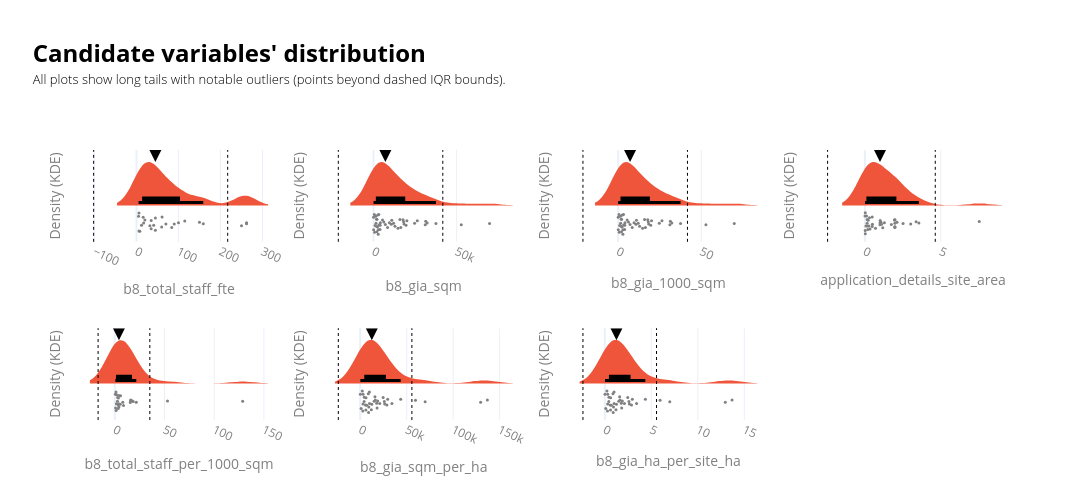

Here is the notebook cell this chart was saved with:
### Code cell
cols_to_show = ['id', 'lpa_name'] + value_cols
df0 = data_ldn_exstg.copy()

n = len(value_cols)
ncols = 4
nrows = math.ceil(n / ncols)
fig = make_subplots(rows=nrows, cols=ncols, horizontal_spacing=0.05,vertical_spacing=0.32)
# _________________________________________________________________
# Violin plots
# _________________________________________________________________
for idx, value_col in enumerate(value_cols):
    r = idx // ncols + 1
    c = idx % ncols + 1
    df = df0.dropna(subset=[value_col]).copy()
    if df.empty:
        continue

    subset_customdata = df[cols_to_show].to_numpy()
    hovertemplate = "<br>".join([f"{col}: %{{customdata[{i}]}}" for i, col in enumerate(cols_to_show)])
    median_value = df[value_col].median()

    # # IQR bounds. Using the IQR, the outlier data points are the ones falling below Q1–1.5 IQR or above Q3 + 1.5 IQR: https://careerfoundry.com/en/blog/data-analytics/how-to-find-outliers/
    q1x, q3x = df[value_col].quantile([0.25, 0.75])
    iqrx = q3x - q1x
    low_x, high_x = q1x - 1.5 * iqrx, q3x + 1.5 * iqrx
    iqr_bounds = [low_x, high_x]

    # Auto bandwidth based on numeric range
    vmin, vmax = df[value_col].min(), df[value_col].max()
    rng = vmax - vmin
    if pd.isna(rng) or rng == 0:
        bw_bottom, bw_top = 1, 3
    else:
        bw_bottom = max(rng * 0.03, rng * 0.005)
        bw_top = max(rng * 0.10, rng * 0.02)

    fig.add_trace(go.Violin(
        x=df[value_col],orientation='h', side='positive', width=2, bandwidth=bw_top,line=dict(width=0),
        points="all",jitter=0.3, pointpos=-0.4, marker=dict(color='grey', size=3, opacity=1),
        box_visible=True, box_fillcolor='black', box_line=dict(color='black', width=3), box_width=0.2,
        fillcolor=base_color, showlegend=False, customdata=subset_customdata, hovertemplate=hovertemplate,
    ), row=r, col=c)
# _________________________________________________________________
# Helper elements
# _________________________________________________________________
    # IQR bounds
    for i, b in enumerate(iqr_bounds):
        fig.add_vline(x=b, line_width=1, line_dash="dot", line_color="black", row=r, col=c, showlegend=False)
        # invisible point just for hover
        fig.add_trace(go.Scatter(x=[b], y=[0],mode="markers", marker=dict(opacity=0),hovertemplate=f"IQR bound: {b:,.2f}<extra></extra>",showlegend=False,), row=r, col=c)

    # Median arrow
    fig.add_trace(go.Scatter(x=[median_value], mode='markers', marker=dict(symbol='arrow-down', color='black', size=12), showlegend=False,  hovertemplate="<br>".join([f"Median: {median_value}"])), row=r, col=c)
    
    # Style subplot axes
    fig.update_yaxes(showticklabels=False, title="Density (KDE)", ticks="", showgrid=False, zeroline=False, row=r, col=c)
    fig.update_xaxes(title_text=value_col, row=r, col=c)
    fig.update_xaxes(tickangle=25, tickfont=dict(color=labels_colour), title_font=dict(color=labels_colour))
    fig.update_yaxes(tickfont=dict(color=labels_colour), title_font=dict(color=labels_colour))

fig.update_layout(violinmode='overlay', width=1400, height=250 * nrows, template='plotly_white',
    title=dict(
        text=(
            f"<br><span style='font-size:24px; font-weight:bold; color:{notes_colour}; display:block; margin-bottom:2px;'>"
            "Candidate variables' distribution"
            "</span><br>"
            f"<span style='font-size:13px; font-weight:300; color:{notes_colour}; display:block; margin-bottom:0px;'>"
            "All plots show long tails with notable outliers (points beyond dashed IQR bounds)."
            "</span><br>"
        ),
        x=0.03, xanchor="left", y=0.92, yanchor="top",
    ),
    margin=dict(t=150),
)
fig.show()

### Figure 1 — Plotly figure (JSON) as saved in the notebook; plotly's stock layout.template omitted (floating-point values rounded to 4 significant figures; data arrays with more than 128 entries replaced by an {"elided": "..."} marker saying what was removed)
{"data": [{"bandwidth": 25.7, "box": {"fillcolor": "black", "line": {"color": "black", "width": 3}, "visible": true, "width": 0.2}, "customdata": {"elided": "26x9 mixed values"}, "fillcolor": "#EF553B", "hovertemplate": "id: %{customdata[0]}<br>lpa_name: %{customdata[1]}<br>b8_total_staff_fte: %{customdata[2]}<br>b8_gia_sqm: %{customdata[3]}<br>b8_gia_1000_sqm: %{customdata[4]}<br>application_details_site_area: %{customdata[5]}<br>b8_total_staff_per_1000_sqm: %{customdata[6]}<br>b8_gia_sqm_per_ha: %{customdata[7]}<br>b8_gia_ha_per_site_ha: %{customdata[8]}", "jitter": 0.3, "line": {"width": 0}, "marker": {"color": "grey", "opacity": 1, "size": 3}, "orientation": "h", "pointpos": -0.4, "points": "all", "showlegend": false, "side": "positive", "type": "violin", "width": 2, "x": [262.0, 35.0, 16.0, 159.0, 100.0, 84.0, 6.0, 90.0, 60.0, 45.0, 115.0, 70.0, 262.0, 45.0, 250.0, 8.0, 12.0, 41.0, 61.0, 6.0, 17.0, 5.0, 35.0, 20.0, 32.0, 150.0], "xaxis": "x", "yaxis": "y"}, {"hovertemplate": "IQR bound: -101.88<extra></extra>", "marker": {"opacity": 0}, "mode": "markers", "showlegend": false, "type": "scatter", "x": [-101.9], "xaxis": "x", "y": [0], "yaxis": "y"}, {"hovertemplate": "IQR bound: 217.12<extra></extra>", "marker": {"opacity": 0}, "mode": "markers", "showlegend": false, "type": "scatter", "x": [217.1], "xaxis": "x", "y": [0], "yaxis": "y"}, {"hovertemplate": "Median: 45.0", "marker": {"color": "black", "size": 12, "symbol": "arrow-down"}, "mode": "markers", "showlegend": false, "type": "scatter", "x": [45], "xaxis": "x", "yaxis": "y"}, {"bandwidth": 6980.0, "box": {"fillcolor": "black", "line": {"color": "black", "width": 3}, "visible": true, "width": 0.2}, "customdata": {"elided": "45x9 mixed values"}, "fillcolor": "#EF553B", "hovertemplate": "id: %{customdata[0]}<br>lpa_name: %{customdata[1]}<br>b8_total_staff_fte: %{customdata[2]}<br>b8_gia_sqm: %{customdata[3]}<br>b8_gia_1000_sqm: %{customdata[4]}<br>application_details_site_area: %{customdata[5]}<br>b8_total_staff_per_1000_sqm: %{customdata[6]}<br>b8_gia_sqm_per_ha: %{customdata[7]}<br>b8_gia_ha_per_site_ha: %{customdata[8]}", "jitter": 0.3, "line": {"width": 0}, "marker": {"color": "grey", "opacity": 1, "size": 3}, "orientation": "h", "pointpos": -0.4, "points": "all", "showlegend": false, "side": "positive", "type": "violin", "width": 2, "x": [8450.0, 2400.0, 16410.0, 3900.0, 1895.0, 12080.0, 18120.0, 5400.0, 1517.0, 6200.0, 37550.0, 4000.0, 18350.0, 2500.0, 69830.0, 7150.0, 10710.0, 26340.0, 11000.0, 2900.0, 20080.0, 1320.0, 2037.0, 690.0, 2850.0, 31120.0, 2041.0, 15890.0, 12900.0, 24.0, 14730.0, 3282.0, 4104.0, 490.0, 3198.0, 31410.0, 9553.0, 925.9, 1850.0, 24720.0, 32300.0, 19580.0, 17790.0, 52800.0, 90.0], "xaxis": "x2", "yaxis": "y2"}, {"hovertemplate": "IQR bound: -21,174.00<extra></extra>", "marker": {"opacity": 0}, "mode": "markers", "showlegend": false, "type": "scatter", "x": [-21174], "xaxis": "x2", "y": [0], "yaxis": "y2"}, {"hovertemplate": "IQR bound: 41,690.00<extra></extra>", "marker": {"opacity": 0}, "mode": "markers", "showlegend": false, "type": "scatter", "x": [41690], "xaxis": "x2", "y": [0], "yaxis": "y2"}, {"hovertemplate": "Median: 7150.0", "marker": {"color": "black", "size": 12, "symbol": "arrow-down"}, "mode": "markers", "showlegend": false, "type": "scatter", "x": [7150], "xaxis": "x2", "yaxis": "y2"}, {"bandwidth": 6.98, "box": {"fillcolor": "black", "line": {"color": "black", "width": 3}, "visible": true, "width": 0.2}, "customdata": {"elided": "45x9 mixed values"}, "fillcolor": "#EF553B", "hovertemplate": "id: %{customdata[0]}<br>lpa_name: %{customdata[1]}<br>b8_total_staff_fte: %{customdata[2]}<br>b8_gia_sqm: %{customdata[3]}<br>b8_gia_1000_sqm: %{customdata[4]}<br>application_details_site_area: %{customdata[5]}<br>b8_total_staff_per_1000_sqm: %{customdata[6]}<br>b8_gia_sqm_per_ha: %{customdata[7]}<br>b8_gia_ha_per_site_ha: %{customdata[8]}", "jitter": 0.3, "line": {"width": 0}, "marker": {"color": "grey", "opacity": 1, "size": 3}, "orientation": "h", "pointpos": -0.4, "points": "all", "showlegend": false, "side": "positive", "type": "violin", "width": 2, "x": [8.45, 2.4, 16.41, 3.9, 1.895, 12.08, 18.12, 5.4, 1.517, 6.2, 37.55, 4.0, 18.35, 2.5, 69.83, 7.15, 10.71, 26.34, 11.0, 2.9, 20.08, 1.32, 2.037, 0.69, 2.85, 31.12, 2.041, 15.89, 12.9, 0.024, 14.73, 3.282, 4.104, 0.49, 3.198, 31.41, 9.553, 0.9259, 1.85, 24.72, 32.3, 19.58, 17.79, 52.8, 0.09], "xaxis": "x3", "yaxis": "y3"}, {"hovertemplate": "IQR bound: -21.17<extra></extra>", "marker": {"opacity": 0}, "mode": "markers", "showlegend": false, "type": "scatter", "x": [-21.17], "xaxis": "x3", "y": [0], "yaxis": "y3"}, {"hovertemplate": "IQR bound: 41.69<extra></extra>", "marker": {"opacity": 0}, "mode": "markers", "showlegend": false, "type": "scatter", "x": [41.69], "xaxis": "x3", "y": [0], "yaxis": "y3"}, {"hovertemplate": "Median: 7.15", "marker": {"color": "black", "size": 12, "symbol": "arrow-down"}, "mode": "markers", "showlegend": false, "type": "scatter", "x": [7.15], "xaxis": "x3", "yaxis": "y3"}, {"bandwidth": 0.7531, "box": {"fillcolor": "black", "line": {"color": "black", "width": 3}, "visible": true, "width": 0.2}, "customdata": {"elided": "39x9 mixed values"}, "fillcolor": "#EF553B", "hovertemplate": "id: %{customdata[0]}<br>lpa_name: %{customdata[1]}<br>b8_total_staff_fte: %{customdata[2]}<br>b8_gia_sqm: %{customdata[3]}<br>b8_gia_1000_sqm: %{customdata[4]}<br>application_details_site_area: %{customdata[5]}<br>b8_total_staff_per_1000_sqm: %{customdata[6]}<br>b8_gia_sqm_per_ha: %{customdata[7]}<br>b8_gia_ha_per_site_ha: %{customdata[8]}", "jitter": 0.3, "line": {"width": 0}, "marker": {"color": "grey", "opacity": 1, "size": 3}, "orientation": "h", "pointpos": -0.4, "points": "all", "showlegend": false, "side": "positive", "type": "violin", "width": 2, "x": [0.194, 0.481, 1.949, 1.01, 1.0, 0.27, 2.12, 1.98, 1.0, 2.518, 0.34, 1.749, 3.02, 3.56, 1.287, 0.7, 0.4812, 0.028, 0.303, 0.022, 1.181, 1.06, 0.217, 0.154, 0.4983, 1.1, 0.03, 0.1128, 0.17, 1.98, 3.377, 0.149, 0.0714, 1.98, 1.98, 1.98, 1.98, 7.54, 0.009], "xaxis": "x4", "yaxis": "y4"}, {"hovertemplate": "IQR bound: -2.46<extra></extra>", "marker": {"opacity": 0}, "mode": "markers", "showlegend": false, "type": "scatter", "x": [-2.456], "xaxis": "x4", "y": [0], "yaxis": "y4"}, {"hovertemplate": "IQR bound: 4.64<extra></extra>", "marker": {"opacity": 0}, "mode": "markers", "showlegend": false, "type": "scatter", "x": [4.642], "xaxis": "x4", "y": [0], "yaxis": "y4"}, {"hovertemplate": "Median: 1.0", "marker": {"color": "black", "size": 12, "symbol": "arrow-down"}, "mode": "markers", "showlegend": false, "type": "scatter", "x": [1], "xaxis": "x4", "yaxis": "y4"}, {"bandwidth": 12.81, "box": {"fillcolor": "black", "line": {"color": "black", "width": 3}, "visible": true, "width": 0.2}, "customdata": {"elided": "26x9 mixed values"}, "fillcolor": "#EF553B", "hovertemplate": "id: %{customdata[0]}<br>lpa_name: %{customdata[1]}<br>b8_total_staff_fte: %{customdata[2]}<br>b8_gia_sqm: %{customdata[3]}<br>b8_gia_1000_sqm: %{customdata[4]}<br>application_details_site_area: %{customdata[5]}<br>b8_total_staff_per_1000_sqm: %{customdata[6]}<br>b8_gia_sqm_per_ha: %{customdata[7]}<br>b8_gia_ha_per_site_ha: %{customdata[8]}", "jitter": 0.3, "line": {"width": 0}, "marker": {"color": "grey", "opacity": 1, "size": 3}, "orientation": "h", "pointpos": -0.4, "points": "all", "showlegend": false, "side": "positive", "type": "violin", "width": 2, "x": [15.96, 18.47, 1.325, 8.777, 2.663, 1.203, 0.5602, 3.416, 5.455, 15.52, 5.727, 53.03, 128.6, 15.79, 8.034, 3.92, 0.755, 3.178, 4.142, 1.828, 4.142, 1.563, 3.664, 21.6, 17.3, 2.841], "xaxis": "x5", "yaxis": "y5"}, {"hovertemplate": "IQR bound: -16.81<extra></extra>", "marker": {"opacity": 0}, "mode": "markers", "showlegend": false, "type": "scatter", "x": [-16.81], "xaxis": "x5", "y": [0], "yaxis": "y5"}, {"hovertemplate": "IQR bound: 35.24<extra></extra>", "marker": {"opacity": 0}, "mode": "markers", "showlegend": false, "type": "scatter", "x": [35.24], "xaxis": "x5", "y": [0], "yaxis": "y5"}, {"hovertemplate": "Median: 4.142176104120331", "marker": {"color": "black", "size": 12, "symbol": "arrow-down"}, "mode": "markers", "showlegend": false, "type": "scatter", "x": [4.142], "xaxis": "x5", "yaxis": "y5"}, {"bandwidth": 13660.0, "box": {"fillcolor": "black", "line": {"color": "black", "width": 3}, "visible": true, "width": 0.2}, "customdata": {"elided": "37x9 mixed values"}, "fillcolor": "#EF553B", "hovertemplate": "id: %{customdata[0]}<br>lpa_name: %{customdata[1]}<br>b8_total_staff_fte: %{customdata[2]}<br>b8_gia_sqm: %{customdata[3]}<br>b8_gia_1000_sqm: %{customdata[4]}<br>application_details_site_area: %{customdata[5]}<br>b8_total_staff_per_1000_sqm: %{customdata[6]}<br>b8_gia_sqm_per_ha: %{customdata[7]}<br>b8_gia_ha_per_site_ha: %{customdata[8]}", "jitter": 0.3, "line": {"width": 0}, "marker": {"color": "grey", "opacity": 1, "size": 3}, "orientation": "h", "pointpos": -0.4, "points": "all", "showlegend": false, "side": "positive", "type": "violin", "width": 2, "x": [43560.0, 34120.0, 972.3, 11960.0, 18120.0, 5619.0, 17710.0, 9270.0, 69830.0, 21030.0, 6123.0, 8724.0, 3090.0, 2253.0, 28690.0, 4232.0, 24640.0, 129500.0, 26350.0, 14990.0, 59450.0, 155.8, 29550.0, 2984.0, 136800.0, 4344.0, 18810.0, 15860.0, 2829.0, 6214.0, 25910.0, 12490.0, 16310.0, 9890.0, 8985.0, 7002.0, 10000.0], "xaxis": "x6", "yaxis": "y6"}, {"hovertemplate": "IQR bound: -23,556.80<extra></extra>", "marker": {"opacity": 0}, "mode": "markers", "showlegend": false, "type": "scatter", "x": [-23560.0], "xaxis": "x6", "y": [0], "yaxis": "y6"}, {"hovertemplate": "IQR bound: 55,590.66<extra></extra>", "marker": {"opacity": 0}, "mode": "markers", "showlegend": false, "type": "scatter", "x": [55590.0], "xaxis": "x6", "y": [0], "yaxis": "y6"}, {"hovertemplate": "Median: 12486.848484848484", "marker": {"color": "black", "size": 12, "symbol": "arrow-down"}, "mode": "markers", "showlegend": false, "type": "scatter", "x": [12490.0], "xaxis": "x6", "yaxis": "y6"}, {"bandwidth": 1.366, "box": {"fillcolor": "black", "line": {"color": "black", "width": 3}, "visible": true, "width": 0.2}, "customdata": {"elided": "37x9 mixed values"}, "fillcolor": "#EF553B", "hovertemplate": "id: %{customdata[0]}<br>lpa_name: %{customdata[1]}<br>b8_total_staff_fte: %{customdata[2]}<br>b8_gia_sqm: %{customdata[3]}<br>b8_gia_1000_sqm: %{customdata[4]}<br>application_details_site_area: %{customdata[5]}<br>b8_total_staff_per_1000_sqm: %{customdata[6]}<br>b8_gia_sqm_per_ha: %{customdata[7]}<br>b8_gia_ha_per_site_ha: %{customdata[8]}", "jitter": 0.3, "line": {"width": 0}, "marker": {"color": "grey", "opacity": 1, "size": 3}, "orientation": "h", "pointpos": -0.4, "points": "all", "showlegend": false, "side": "positive", "type": "violin", "width": 2, "x": [4.356, 3.412, 0.09723, 1.196, 1.812, 0.5619, 1.771, 0.927, 6.983, 2.103, 0.6123, 0.8724, 0.309, 0.2253, 2.869, 0.4232, 2.464, 12.95, 2.635, 1.499, 5.945, 0.01558, 2.955, 0.2984, 13.68, 0.4344, 1.881, 1.586, 0.2829, 0.6214, 2.591, 1.249, 1.631, 0.989, 0.8985, 0.7002, 1.0], "xaxis": "x7", "yaxis": "y7"}, {"hovertemplate": "IQR bound: -2.36<extra></extra>", "marker": {"opacity": 0}, "mode": "markers", "showlegend": false, "type": "scatter", "x": [-2.356], "xaxis": "x7", "y": [0], "yaxis": "y7"}, {"hovertemplate": "IQR bound: 5.56<extra></extra>", "marker": {"opacity": 0}, "mode": "markers", "showlegend": false, "type": "scatter", "x": [5.559], "xaxis": "x7", "y": [0], "yaxis": "y7"}, {"hovertemplate": "Median: 1.2486848484848485", "marker": {"color": "black", "size": 12, "symbol": "arrow-down"}, "mode": "markers", "showlegend": false, "type": "scatter", "x": [1.249], "xaxis": "x7", "yaxis": "y7"}], "layout": {"height": 500, "margin": {"t": 150}, "shapes": [{"line": {"color": "black", "dash": "dot", "width": 1}, "showlegend": false, "type": "line", "x0": -101.9, "x1": -101.9, "xref": "x", "y0": 0, "y1": 1, "yref": "y domain"}, {"line": {"color": "black", "dash": "dot", "width": 1}, "showlegend": false, "type": "line", "x0": 217.1, "x1": 217.1, "xref": "x", "y0": 0, "y1": 1, "yref": "y domain"}, {"line": {"color": "black", "dash": "dot", "width": 1}, "showlegend": false, "type": "line", "x0": -21174, "x1": -21174, "xref": "x2", "y0": 0, "y1": 1, "yref": "y2 domain"}, {"line": {"color": "black", "dash": "dot", "width": 1}, "showlegend": false, "type": "line", "x0": 41690, "x1": 41690, "xref": "x2", "y0": 0, "y1": 1, "yref": "y2 domain"}, {"line": {"color": "black", "dash": "dot", "width": 1}, "showlegend": false, "type": "line", "x0": -21.17, "x1": -21.17, "xref": "x3", "y0": 0, "y1": 1, "yref": "y3 domain"}, {"line": {"color": "black", "dash": "dot", "width": 1}, "showlegend": false, "type": "line", "x0": 41.69, "x1": 41.69, "xref": "x3", "y0": 0, "y1": 1, "yref": "y3 domain"}, {"line": {"color": "black", "dash": "dot", "width": 1}, "showlegend": false, "type": "line", "x0": -2.456, "x1": -2.456, "xref": "x4", "y0": 0, "y1": 1, "yref": "y4 domain"}, {"line": {"color": "black", "dash": "dot", "width": 1}, "showlegend": false, "type": "line", "x0": 4.642, "x1": 4.642, "xref": "x4", "y0": 0, "y1": 1, "yref": "y4 domain"}, {"line": {"color": "black", "dash": "dot", "width": 1}, "showlegend": false, "type": "line", "x0": -16.81, "x1": -16.81, "xref": "x5", "y0": 0, "y1": 1, "yref": "y5 domain"}, {"line": {"color": "black", "dash": "dot", "width": 1}, "showlegend": false, "type": "line", "x0": 35.24, "x1": 35.24, "xref": "x5", "y0": 0, "y1": 1, "yref": "y5 domain"}, {"line": {"color": "black", "dash": "dot", "width": 1}, "showlegend": false, "type": "line", "x0": -23560.0, "x1": -23560.0, "xref": "x6", "y0": 0, "y1": 1, "yref": "y6 domain"}, {"line": {"color": "black", "dash": "dot", "width": 1}, "showlegend": false, "type": "line", "x0": 55590.0, "x1": 55590.0, "xref": "x6", "y0": 0, "y1": 1, "yref": "y6 domain"}, {"line": {"color": "black", "dash": "dot", "width": 1}, "showlegend": false, "type": "line", "x0": -2.356, "x1": -2.356, "xref": "x7", "y0": 0, "y1": 1, "yref": "y7 domain"}, {"line": {"color": "black", "dash": "dot", "width": 1}, "showlegend": false, "type": "line", "x0": 5.559, "x1": 5.559, "xref": "x7", "y0": 0, "y1": 1, "yref": "y7 domain"}], "title": {"text": "<br><span style='font-size:24px; font-weight:bold; color:black; display:block; margin-bottom:2px;'>Candidate variables' distribution</span><br><span style='font-size:13px; font-weight:300; color:black; display:block; margin-bottom:0px;'>All plots show long tails with notable outliers (points beyond dashed IQR bounds).</span><br>", "x": 0.03, "xanchor": "left", "y": 0.92, "yanchor": "top"}, "violinmode": "overlay", "width": 1400, "xaxis": {"anchor": "y", "domain": [0, 0.2125], "tickangle": 25, "tickfont": {"color": "grey"}, "title": {"font": {"color": "grey"}, "text": "b8_total_staff_fte"}}, "xaxis2": {"anchor": "y2", "domain": [0.2625, 0.475], "tickangle": 25, "tickfont": {"color": "grey"}, "title": {"font": {"color": "grey"}, "text": "b8_gia_sqm"}}, "xaxis3": {"anchor": "y3", "domain": [0.525, 0.7375], "tickangle": 25, "tickfont": {"color": "grey"}, "title": {"font": {"color": "grey"}, "text": "b8_gia_1000_sqm"}}, "xaxis4": {"anchor": "y4", "domain": [0.7875, 1], "tickangle": 25, "tickfont": {"color": "grey"}, "title": {"font": {"color": "grey"}, "text": "application_details_site_area"}}, "xaxis5": {"anchor": "y5", "domain": [0, 0.2125], "tickangle": 25, "tickfont": {"color": "grey"}, "title": {"font": {"color": "grey"}, "text": "b8_total_staff_per_1000_sqm"}}, "xaxis6": {"anchor": "y6", "domain": [0.2625, 0.475], "tickangle": 25, "tickfont": {"color": "grey"}, "title": {"font": {"color": "grey"}, "text": "b8_gia_sqm_per_ha"}}, "xaxis7": {"anchor": "y7", "domain": [0.525, 0.7375], "tickangle": 25, "tickfont": {"color": "grey"}, "title": {"font": {"color": "grey"}, "text": "b8_gia_ha_per_site_ha"}}, "xaxis8": {"anchor": "y8", "domain": [0.7875, 1], "tickangle": 25, "tickfont": {"color": "grey"}, "title": {"font": {"color": "grey"}}}, "yaxis": {"anchor": "x", "domain": [0.66, 1.0], "showgrid": false, "showticklabels": false, "tickfont": {"color": "grey"}, "ticks": "", "title": {"font": {"color": "grey"}, "text": "Density (KDE)"}, "zeroline": false}, "yaxis2": {"anchor": "x2", "domain": [0.66, 1.0], "showgrid": false, "showticklabels": false, "tickfont": {"color": "grey"}, "ticks": "", "title": {"font": {"color": "grey"}, "text": "Density (KDE)"}, "zeroline": false}, "yaxis3": {"anchor": "x3", "domain": [0.66, 1.0], "showgrid": false, "showticklabels": false, "tickfont": {"color": "grey"}, "ticks": "", "title": {"font": {"color": "grey"}, "text": "Density (KDE)"}, "zeroline": false}, "yaxis4": {"anchor": "x4", "domain": [0.66, 1.0], "showgrid": false, "showticklabels": false, "tickfont": {"color": "grey"}, "ticks": "", "title": {"font": {"color": "grey"}, "text": "Density (KDE)"}, "zeroline": false}, "yaxis5": {"anchor": "x5", "domain": [0, 0.34], "showgrid": false, "showticklabels": false, "tickfont": {"color": "grey"}, "ticks": "", "title": {"font": {"color": "grey"}, "text": "Density (KDE)"}, "zeroline": false}, "yaxis6": {"anchor": "x6", "domain": [0, 0.34], "showgrid": false, "showticklabels": false, "tickfont": {"color": "grey"}, "ticks": "", "title": {"font": {"color": "grey"}, "text": "Density (KDE)"}, "zeroline": false}, "yaxis7": {"anchor": "x7", "domain": [0, 0.34], "showgrid": false, "showticklabels": false, "tickfont": {"color": "grey"}, "ticks": "", "title": {"font": {"color": "grey"}, "text": "Density (KDE)"}, "zeroline": false}, "yaxis8": {"anchor": "x8", "domain": [0, 0.34], "tickfont": {"color": "grey"}, "title": {"font": {"color": "grey"}}}}}
